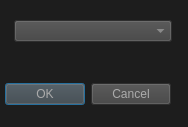
<?xml version="1.0" encoding="UTF-8"?>
<ui version="4.0">
 <class>new_graph_win</class>
 <widget class="QDialog" name="new_graph_win">
  <property name="geometry">
   <rect>
    <x>0</x>
    <y>0</y>
    <width>188</width>
    <height>127</height>
   </rect>
  </property>
  <property name="contextMenuPolicy">
   <enum>Qt::DefaultContextMenu</enum>
  </property>
  <property name="windowTitle">
   <string>New Graph</string>
  </property>
  <property name="styleSheet">
   <string notr="true">background-color: rgb(29, 29, 29);
color: rgb(171, 171, 171);</string>
  </property>
  <widget class="QDialogButtonBox" name="buttonBox">
   <property name="geometry">
    <rect>
     <x>5</x>
     <y>78</y>
     <width>166</width>
     <height>32</height>
    </rect>
   </property>
   <property name="styleSheet">
    <string notr="true">background-color: rgb(65, 65, 65);</string>
   </property>
   <property name="orientation">
    <enum>Qt::Horizontal</enum>
   </property>
   <property name="standardButtons">
    <set>QDialogButtonBox::Cancel|QDialogButtonBox::Ok</set>
   </property>
  </widget>
  <widget class="QComboBox" name="combo_box_graph_types">
   <property name="geometry">
    <rect>
     <x>14</x>
     <y>20</y>
     <width>158</width>
     <height>22</height>
    </rect>
   </property>
   <property name="styleSheet">
    <string notr="true">background-color: rgb(65, 65, 65);</string>
   </property>
  </widget>
 </widget>
 <resources/>
 <connections>
  <connection>
   <sender>buttonBox</sender>
   <signal>accepted()</signal>
   <receiver>new_graph_win</receiver>
   <slot>accept()</slot>
   <hints>
    <hint type="sourcelabel">
     <x>248</x>
     <y>254</y>
    </hint>
    <hint type="destinationlabel">
     <x>157</x>
     <y>274</y>
    </hint>
   </hints>
  </connection>
  <connection>
   <sender>buttonBox</sender>
   <signal>rejected()</signal>
   <receiver>new_graph_win</receiver>
   <slot>reject()</slot>
   <hints>
    <hint type="sourcelabel">
     <x>316</x>
     <y>260</y>
    </hint>
    <hint type="destinationlabel">
     <x>286</x>
     <y>274</y>
    </hint>
   </hints>
  </connection>
 </connections>
</ui>
